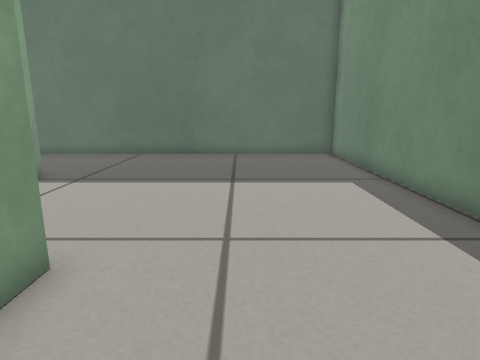
View 1 (above)

12 first-person views from a walk through a world built for the Gazebo simulator. The camera is 0.42 m above the floor, tilts 12° down and sees 75° across. The floor is counted in squares, 0.2 m on a side. Each view is taken from the middle of a square. On the plan, view 1 faces up. The plan holds only what a view shows up to about 18 squares ahead; the rest is blank.

View 2
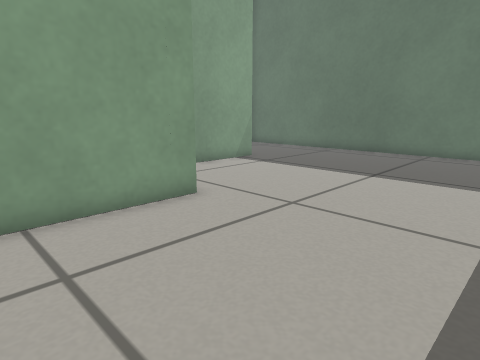

View 3
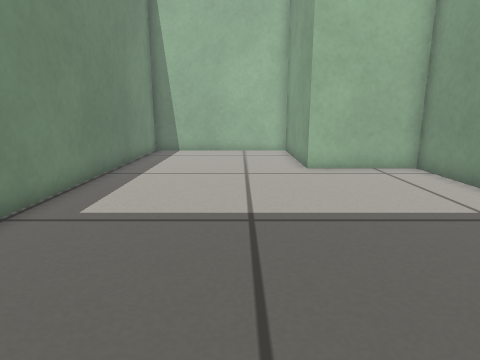

View 4
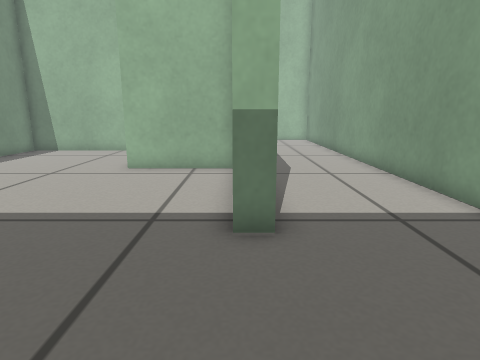

View 5
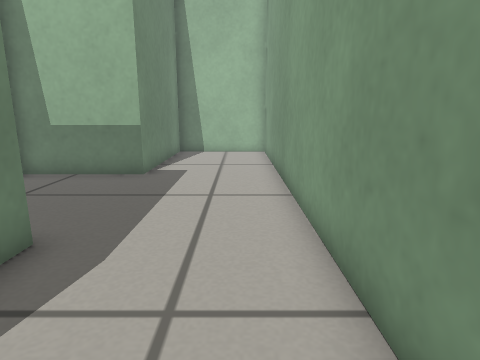

View 6
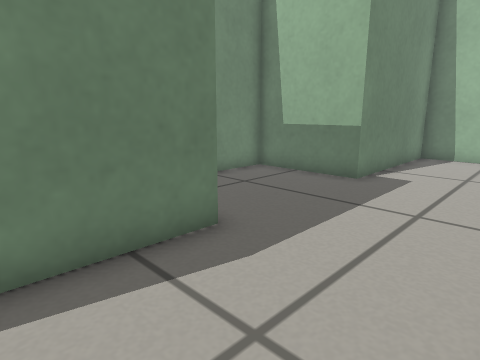

View 7
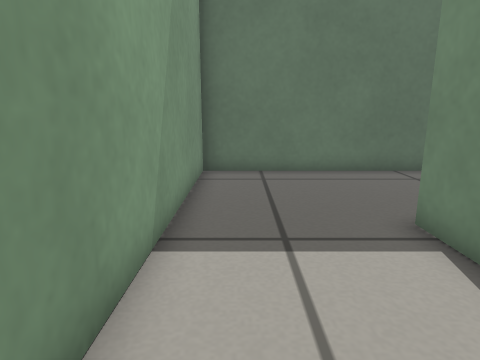

View 8
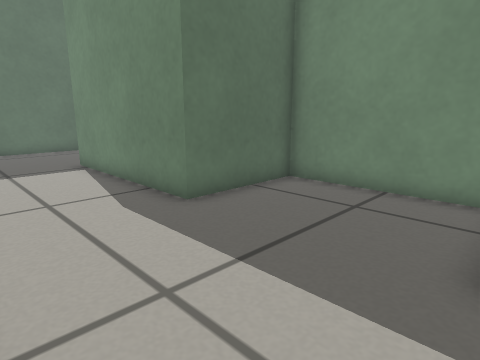

View 9
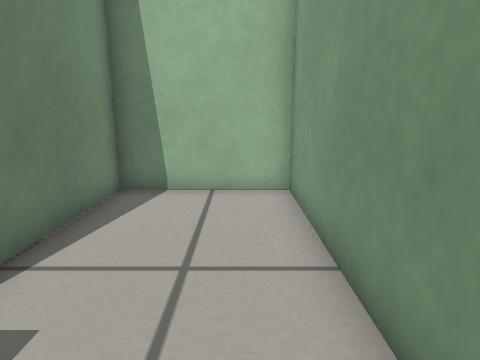

View 10
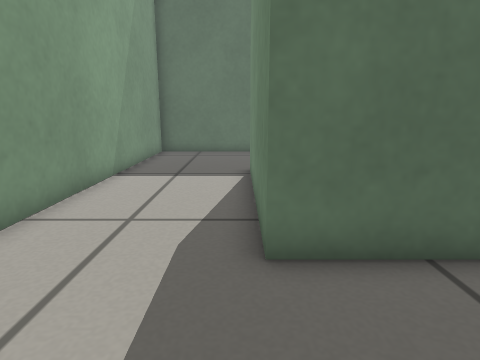

View 11
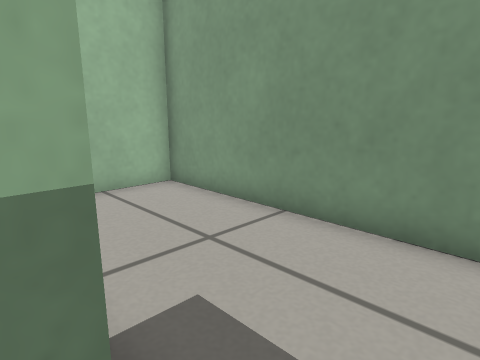

View 12
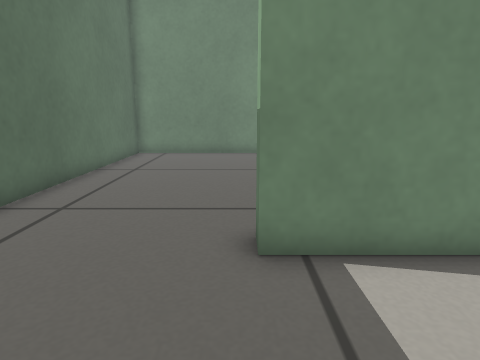

### Floor plan
Points are (right, up) in squares from view 1. A wall is a line through its corners. A room is listed if a view was taken in it or the views show most of it. See-through windows are left out.
Room 1 (views 1, 2, 3)
walls: (-6.9, 10.7) (-6.9, 4) (-2.6, 4) (-2.6, -2) (4.9, -2) (4.9, 16.5) (-6.5, 16.5)
ways out: opening at (-7, 13.5) to room 2
Room 2 (views 4, 5, 6, 7, 8, 9, 10, 11, 12)
walls: (-6.5, 16.5) (-12.4, 16.5) (-12.4, -9.5) (-7.6, -9.5) (-7.6, -2.8) (-3.4, -2.8) (-3.4, 3.2) (-7.6, 3.2) (-7.6, 10.7) (-6.9, 10.7)
ways out: opening at (-7, 13.5) to room 1

Where each view was taken, in squares from view 1:
view 1: 0 up, 0 right, facing up
view 2: 1 down, 4 right, facing up-left
view 3: 16 up, 0 right, facing down
view 4: 16 up, 7 left, facing down
view 5: 8 up, 11 left, facing down
view 6: 7 up, 12 left, facing down-right
view 7: 5 up, 11 left, facing up
view 8: 3 down, 12 left, facing up-right
view 9: 1 down, 11 left, facing down
view 10: 1 down, 8 left, facing up
view 11: 1 down, 7 left, facing down-left
view 12: 11 up, 12 left, facing right
